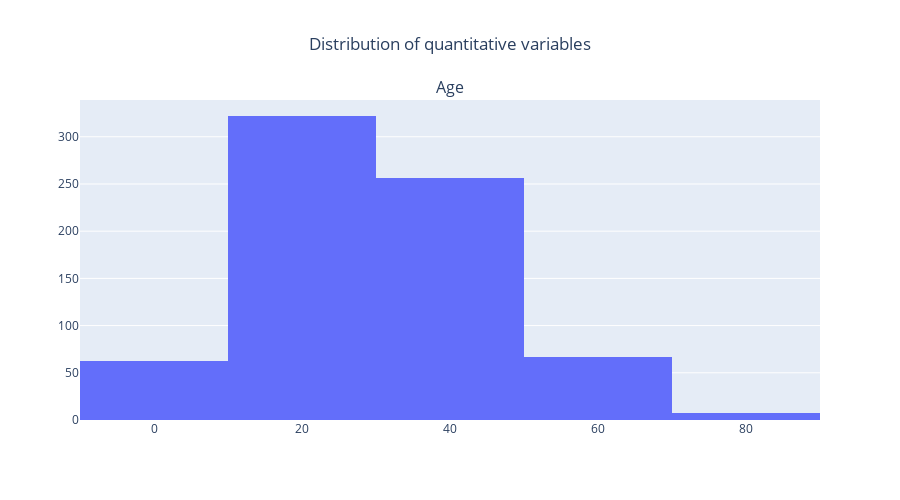

Write notebook code for a chart like this one.
### Code cell
# Distribution of each numeric variable
num_features = ['Age']
fig1 = make_subplots(rows = len(num_features), cols = 1, subplot_titles = num_features)
for i in range(len(num_features)):
    fig1.add_trace(
        go.Histogram(
            x = dataset[num_features[i]], nbinsx = 4),
        row = i + 1,
        col = 1)
fig1.update_layout(
        title = go.layout.Title(text = "Distribution of quantitative variables", x = 0.5), showlegend = False, 
            autosize=False, height=500)
fig1.show()

### Figure 1 — Plotly figure (JSON) as saved in the notebook; plotly's stock layout.template omitted (floating-point values rounded to 4 significant figures; data arrays with more than 128 entries replaced by an {"elided": "..."} marker saying what was removed)
{"data": [{"nbinsx": 4, "type": "histogram", "x": {"elided": "891 float values"}, "xaxis": "x", "yaxis": "y"}], "layout": {"annotations": [{"font": {"size": 16}, "showarrow": false, "text": "Age", "x": 0.5, "xanchor": "center", "xref": "paper", "y": 1, "yanchor": "bottom", "yref": "paper"}], "autosize": false, "height": 500, "showlegend": false, "title": {"text": "Distribution of quantitative variables", "x": 0.5}, "xaxis": {"anchor": "y", "domain": [0, 1]}, "yaxis": {"anchor": "x", "domain": [0, 1]}}}
